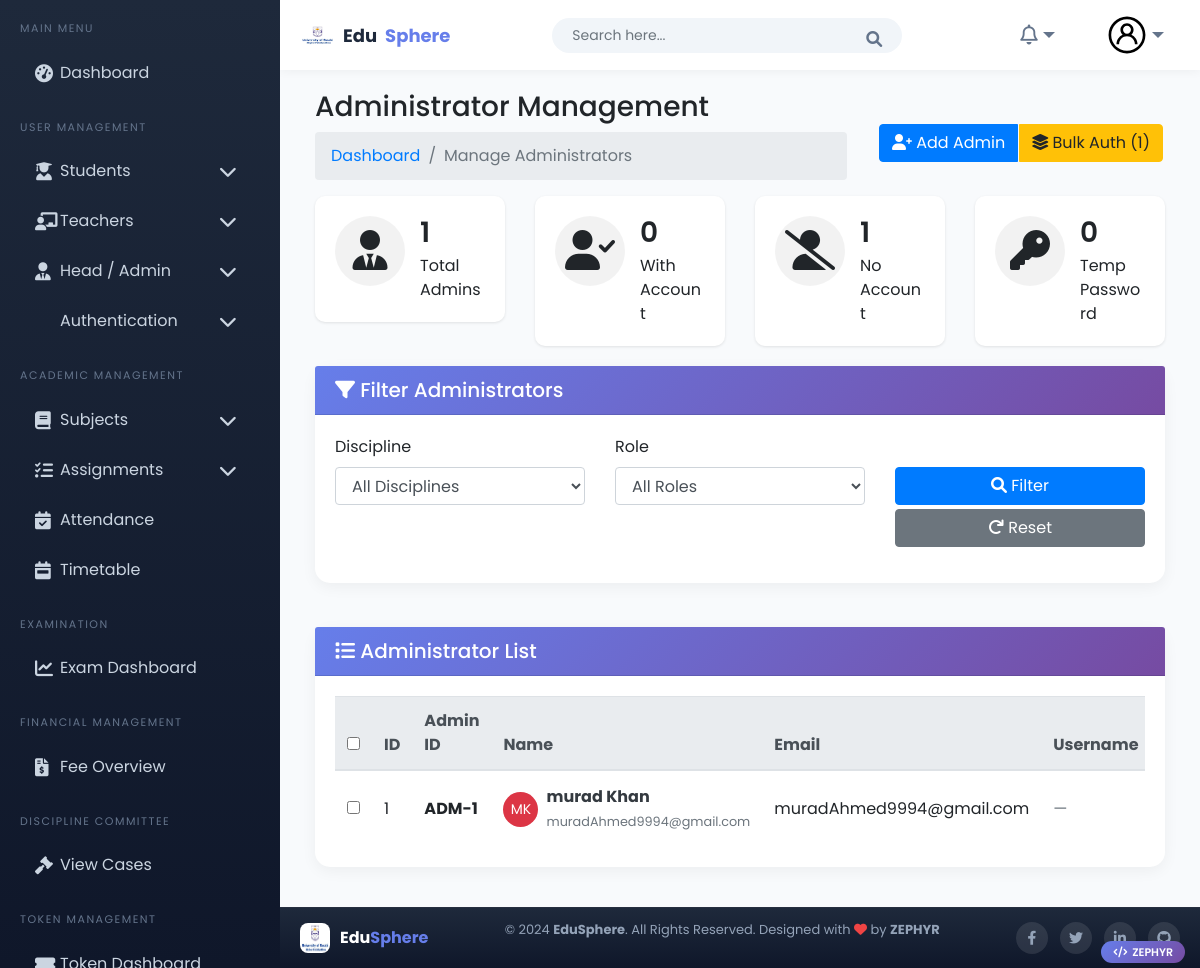
The app's page /home_auth/manage-admins/ (signed in) with its own data.
### head/models.py (models this page shows, shortened)
class AdminProfile(models.Model):
    ROLE_CHOICES = [
        ('HOD', 'Head of Department'),
        ('Coordinator', 'Coordinator'),
        ('Section Head', 'Section Head'),
        ('Office Clerk', 'Office Clerk'),
        ('Accounts', 'Accounts Officer'),
        ('Librarian', 'Librarian'),
    ]
    user = models.OneToOneField(
        CustomUser,
        on_delete=models.SET_NULL,
        null=True,
        blank=True,
        related_name='admin_profile'
    )
    first_name = models.CharField(max_length=100)
    last_name = models.CharField(max_length=100)
    father_name = models.CharField(max_length=100)
    contact_number = models.CharField(max_length=15, blank=True, null=True)
    email = models.EmailField(max_length=255, unique=True)
    discipline = models.ForeignKey(Discipline, on_delete=models.SET_NULL, null=True, blank=True)
    assigned_disciplines = models.JSONField(default=list, blank=True, help_text="List of discipline IDs for multi-discipline roles")
    role = models.CharField(max_length=50, choices=ROLE_CHOICES, default='Office Clerk')
    address = models.TextField(blank=True, null=True)
    employee_id = models.CharField(max_length=50, unique=True, blank=True, null=True)
    joining_date = models.DateField(blank=True, null=True)
    is_active = models.BooleanField(default=True)
    created_at = models.DateTimeField(auto_now_add=True)
    updated_at = models.DateTimeField(auto_now=True)

### home_auth/views.py (the view, shortened to what this page needs)
# urls.py: path('manage-admins/', views.manage_admins_view, name='manage_admins'),
@login_required
def manage_admins_view(request):
    if not (request.user.is_superuser):
        messages.error(request, 'You do not have permission to access this page.')
        return redirect('dashboard')
    discipline_id = request.GET.get('discipline')
    role_filter = request.GET.get('role')
    admins = AdminProfile.objects.select_related('user', 'discipline').all()
    if discipline_id:
        admins = admins.filter(discipline_id=discipline_id)
    if role_filter:
        admins = admins.filter(role=role_filter)
    total_admins = admins.count()
    admins_with_account = admins.filter(user__isnull=False).count()
    admins_without_account = admins.filter(user__isnull=True).count()
    admins_with_temp_password = admins.filter(user__password_generated=True).count()
    paginator = Paginator(admins, 20)
    admins_page = paginator.get_page(request.GET.get('page'))
    context = {
        "admins": admins_page,
        "disciplines": Discipline.objects.all(),
        "role_choices": AdminProfile._meta.get_field('role').choices,
        "admins_with_account": admins_with_account,
        "admins_without_account": admins_without_account,
        "admins_with_temp_password": admins_with_temp_password,
        "total_admins": total_admins,
        "user_type": "admin"
    }
    return render(request, "authentication/register_admin.html", context)

### home_auth/context_processors.py (called while the page is built, shortened)
def user_role_context(request):
    if request.user.is_authenticated:
        if hasattr(request.user, 'admin_profile') and request.user.admin_profile:
            role = request.user.admin_profile.role
            print(f"User Role from context processor: {role}")  # Debug print
            return {'user_role': role}
        if request.user.is_superuser:
            return {'user_role': 'superuser'}
    return {'user_role': None}

### templates/authentication/register_admin.html (shortened to what this page needs)
{% extends 'Home/base.html' %}
{% load static %}
{% block body %}
<div class="page-wrapper">
    <div class="content container-fluid">
        <div class="page-header">
            <div class="row align-items-center">
                <div class="col">
                    <h3 class="page-title">Administrator Management</h3>
                    <ul class="breadcrumb">
                        <li class="breadcrumb-item"><a href="{% url 'dashboard' %}">Dashboard</a></li>
                        <li class="breadcrumb-item active">Manage Administrators</li>
                    </ul>
                </div>
                <div class="col-auto">
                    <div class="btn-group">
                        <a href="{% url 'manage_admins' %}" class="btn btn-primary">
                            <i class="fas fa-user-plus"></i> Add Admin
                        </a>
                        {% if admins_without_account > 0 %}
                        <button class="btn btn-warning" onclick="bulkAuthenticateAllNoAccount()">
                            <i class="fas fa-layer-group"></i> Bulk Auth ({{ admins_without_account }})
                        </button>
                        {% endif %}
                    </div>
                </div>
            </div>
        </div>
        <div class="row">
            <div class="col-md-3">
                <div class="card dash-widget">
                    <div class="card-body">
                        <span class="dash-widget-icon"><i class="fas fa-user-tie"></i></span>
                        <div class="dash-widget-info">
                            <h3>{{ admins|length }}</h3>
                            <span>Total Admins</span>
                        </div>
                    </div>
                </div>
            </div>
            <div class="col-md-3">
                <div class="card dash-widget">
                    <div class="card-body">
                        <span class="dash-widget-icon"><i class="fas fa-user-check"></i></span>
                        <div class="dash-widget-info">
                            <h3>{{ admins_with_account }}</h3>
                            <span>With Account</span>
                        </div>
                    </div>
                </div>
            </div>
            <div class="col-md-3">
                <div class="card dash-widget">
                    <div class="card-body">
                        <span class="dash-widget-icon"><i class="fas fa-user-slash"></i></span>
                        <div class="dash-widget-info">
                            <h3>{{ admins_without_account }}</h3>
                            <span>No Account</span>
                        </div>
                    </div>
                </div>
            </div>
            <div class="col-md-3">
                <div class="card dash-widget">
                    <div class="card-body">
                        <span class="dash-widget-icon"><i class="fas fa-key"></i></span>
                        <div class="dash-widget-info">
                            <h3>{{ admins_with_temp_password|default:0 }}</h3>
                            <span>Temp Password</span>
                        </div>
                    </div>
                </div>
            </div>
        </div>
        <div class="row mb-4">
            <div class="col-md-12">
                <div class="card">
                    <div class="card-header">
                        <h5 class="card-title mb-0">
                            <i class="fas fa-filter"></i> Filter Administrators
                        </h5>
                    </div>
                    <div class="card-body">
                        <form method="get" class="row">
                            <div class="col-md-4 col-sm-6">
                                <div class="form-group">
                                    <label>Discipline</label>
                                    <select name="discipline" class="form-control">
                                        <option value="">All Disciplines</option>
                                    </select>
                                </div>
                            </div>
                            <div class="col-md-4 col-sm-6">
                                <div class="form-group">
                                    <label>Role</label>
                                    <select name="role" class="form-control">
                                        <option value="">All Roles</option>
                                    </select>
                                </div>
                            </div>
                            <div class="col-md-4 col-sm-12">
                                <div class="form-group">
                                    <label>&nbsp;</label>
                                    <button type="submit" class="btn btn-primary btn-block">
                                        <i class="fas fa-search"></i> Filter
                                    </button>
                                    <a href="{% url 'manage_admins' %}" class="btn btn-secondary btn-block mt-1">
                                        <i class="fas fa-redo"></i> Reset
                                    </a>
                                </div>
                            </div>
                        </form>
                    </div>
                </div>
            </div>
        </div>
        <div class="row">
            <div class="col-sm-12">
                <div class="card card-table">
                    <div class="card-header">
                        <h5 class="card-title mb-0">
                            <i class="fas fa-list"></i> Administrator List
                        </h5>
                    </div>
                    <div class="card-body">
                        <div class="table-responsive">
                            <table class="table table-hover table-center mb-0">
                                <thead class="thead-light">
                                    <tr>
                                        <th width="40">
                                            {% if admins_without_account > 0 %}
                                            <input type="checkbox" id="selectAllNoAccount" title="Select all without account">
                                            {% endif %}
                                        </th>
                                        <th>ID</th>
                                        <th>Admin ID</th>
                                        <th>Name</th>
                                        <th>Email</th>
                                        <th>Username</th>
                                    </tr>
                                </thead>
                                <tbody>
                                    {% for admin in admins %}
                                    <tr id="admin-row-{{ admin.id }}">
                                        <td>
                                            {% if not admin.user %}
                                            <input type="checkbox" class="admin-no-account" data-admin-id="{{ admin.id }}" data-admin-name="{{ admin.first_name }} {{ admin.last_name }}" data-admin-email="{{ admin.email }}">
                                            {% endif %}
                                        </div>
                                        <td>{{ admin.id }}</div>
                                        <td><span class="font-weight-bold">ADM-{{ admin.id }}</span></div>
                                        <td>
                                            <div class="d-flex align-items-center">
                                                <div class="avatar-img rounded-circle bg-danger text-white d-flex align-items-center justify-content-center mr-2" style="width:35px;height:35px;">
                                                    <span style="font-size:14px;">{{ admin.first_name|slice:":1"|upper }}{{ admin.last_name|slice:":1"|upper }}</span>
                                                </div>
                                                <div>
                                                    <a href="#" class="font-weight-bold text-dark">
                                                        {{ admin.first_name }} {{ admin.last_name }}
                                                    </a>
                                                    <br><small class="text-muted">{{ admin.email }}</small>
                                                </div>
                                            </div>
                                        </div>
                                        <td>{{ admin.email }}</div>
                                        <td>
                                            {% if admin.user %}
                                            <span class="badge badge-info">{{ admin.user.username }}</span>
                                            {% else %}
                                            <span class="text-muted">—</span>
                                            {% endif %}
                                        </div>
                                        </div>
                                        <td>{{ admin.discipline.name|default:"All Disciplines" }}</div>
                                        <td>
                                        <td class="text-right">
                                    {% endfor %}
{% endblock %}

### templates/Home/base.html (style rules this page uses)
:root { --primary-gradient: linear-gradient(135deg, #667eea 0%, #764ba2 100%); --primary: #667eea; --dark-bg: #0f172a; --sidebar-width: 280px; --header-height: 70px; --footer-height: 60px; }
* { margin: 0; padding: 0; box-sizing: border-box; }
body { font-family: 'Poppins', sans-serif; background: #f8fafc; overflow-x: hidden; min-height: 100vh; display: flex; flex-direction: column; }
.card { border: none; border-radius: 15px; box-shadow: 0 4px 15px rgba(0,0,0,0.05); margin-bottom: 20px; }
.page-wrapper { flex: 1; }

### templates/authentication/register_admin.html (style rules this page uses)
.dash-widget { border-radius: 10px; transition: all 0.3s ease; border: none; box-shadow: 0 1px 3px rgba(0,0,0,0.1); }
.dash-widget-icon { font-size: 40px; float: left; width: 70px; height: 70px; line-height: 70px; text-align: center; background: rgba(0,0,0,0.05); border-radius: 50%; margin-right: 15px; }
.dash-widget-info { overflow: hidden; }
.dash-widget-info h3 { font-size: 28px; font-weight: 600; margin-bottom: 5px; }
.card-header { background: linear-gradient(135deg, #667eea 0%, #764ba2 100%); color: white; }
.card-header .card-title { color: white; }
.table td { vertical-align: middle; }
.btn-group .btn { margin: 0 2px; border-radius: 4px; }
.avatar-img { width: 35px; height: 35px; display: inline-flex; align-items: center; justify-content: center; border-radius: 50%; }

### records on screen
AdminProfile: id "1", first_name "M", last_name "K", first_name "murad", last_name "Khan", email "muradAhmed9994@gmail.com"

### other values on screen
{{ admins_without_account }} "1"
{{ admins|length }} "1"
{{ admins_with_account }} "0"
{{ admins_with_temp_password|default:0 }} "0"
